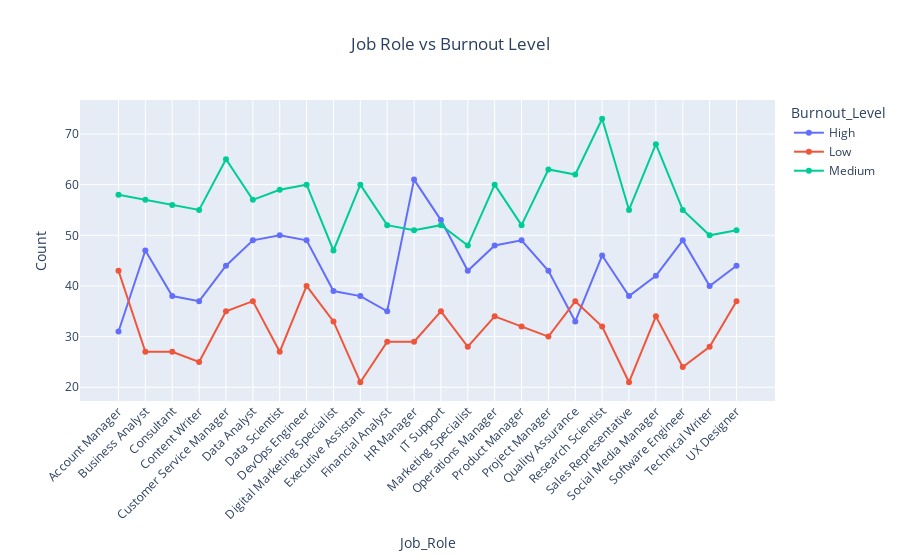

Source (notebook cell):
### Code cell
fig = px.line( df_count, x='Job_Role',y='Count',color='Burnout_Level',  markers=True,          
    title=' Job Role vs Burnout Level')

fig.update_layout(
    title_x=0.5,
    xaxis_tickangle=-45
)

fig.show()

### Figure 1 — Plotly figure (JSON) as saved in the notebook; plotly's stock layout.template omitted (floating-point values rounded to 4 significant figures)
{"data": [{"hovertemplate": "Burnout_Level=High<br>Job_Role=%{x}<br>Count=%{y}<extra></extra>", "legendgroup": "High", "line": {"color": "#636efa", "dash": "solid"}, "marker": {"symbol": "circle"}, "mode": "lines+markers", "name": "High", "orientation": "v", "showlegend": true, "type": "scatter", "x": ["Account Manager", "Business Analyst", "Consultant", "Content Writer", "Customer Service Manager", "Data Analyst", "Data Scientist", "DevOps Engineer", "Digital Marketing Specialist", "Executive Assistant", "Financial Analyst", "HR Manager", "IT Support", "Marketing Specialist", "Operations Manager", "Product Manager", "Project Manager", "Quality Assurance", "Research Scientist", "Sales Representative", "Social Media Manager", "Software Engineer", "Technical Writer", "UX Designer"], "xaxis": "x", "y": [31, 47, 38, 37, 44, 49, 50, 49, 39, 38, 35, 61, 53, 43, 48, 49, 43, 33, 46, 38, 42, 49, 40, 44], "yaxis": "y"}, {"hovertemplate": "Burnout_Level=Low<br>Job_Role=%{x}<br>Count=%{y}<extra></extra>", "legendgroup": "Low", "line": {"color": "#EF553B", "dash": "solid"}, "marker": {"symbol": "circle"}, "mode": "lines+markers", "name": "Low", "orientation": "v", "showlegend": true, "type": "scatter", "x": ["Account Manager", "Business Analyst", "Consultant", "Content Writer", "Customer Service Manager", "Data Analyst", "Data Scientist", "DevOps Engineer", "Digital Marketing Specialist", "Executive Assistant", "Financial Analyst", "HR Manager", "IT Support", "Marketing Specialist", "Operations Manager", "Product Manager", "Project Manager", "Quality Assurance", "Research Scientist", "Sales Representative", "Social Media Manager", "Software Engineer", "Technical Writer", "UX Designer"], "xaxis": "x", "y": [43, 27, 27, 25, 35, 37, 27, 40, 33, 21, 29, 29, 35, 28, 34, 32, 30, 37, 32, 21, 34, 24, 28, 37], "yaxis": "y"}, {"hovertemplate": "Burnout_Level=Medium<br>Job_Role=%{x}<br>Count=%{y}<extra></extra>", "legendgroup": "Medium", "line": {"color": "#00cc96", "dash": "solid"}, "marker": {"symbol": "circle"}, "mode": "lines+markers", "name": "Medium", "orientation": "v", "showlegend": true, "type": "scatter", "x": ["Account Manager", "Business Analyst", "Consultant", "Content Writer", "Customer Service Manager", "Data Analyst", "Data Scientist", "DevOps Engineer", "Digital Marketing Specialist", "Executive Assistant", "Financial Analyst", "HR Manager", "IT Support", "Marketing Specialist", "Operations Manager", "Product Manager", "Project Manager", "Quality Assurance", "Research Scientist", "Sales Representative", "Social Media Manager", "Software Engineer", "Technical Writer", "UX Designer"], "xaxis": "x", "y": [58, 57, 56, 55, 65, 57, 59, 60, 47, 60, 52, 51, 52, 48, 60, 52, 63, 62, 73, 55, 68, 55, 50, 51], "yaxis": "y"}], "layout": {"autosize": true, "legend": {"title": {"text": "Burnout_Level"}, "tracegroupgap": 0}, "title": {"text": " Job Role vs Burnout Level", "x": 0.5}, "xaxis": {"anchor": "y", "autorange": true, "domain": [0, 1], "range": [-1.397, 24.4], "tickangle": -45, "title": {"text": "Job_Role"}, "type": "category"}, "yaxis": {"anchor": "x", "autorange": true, "domain": [0, 1], "range": [15.3, 78.7], "title": {"text": "Count"}, "type": "linear"}}}
